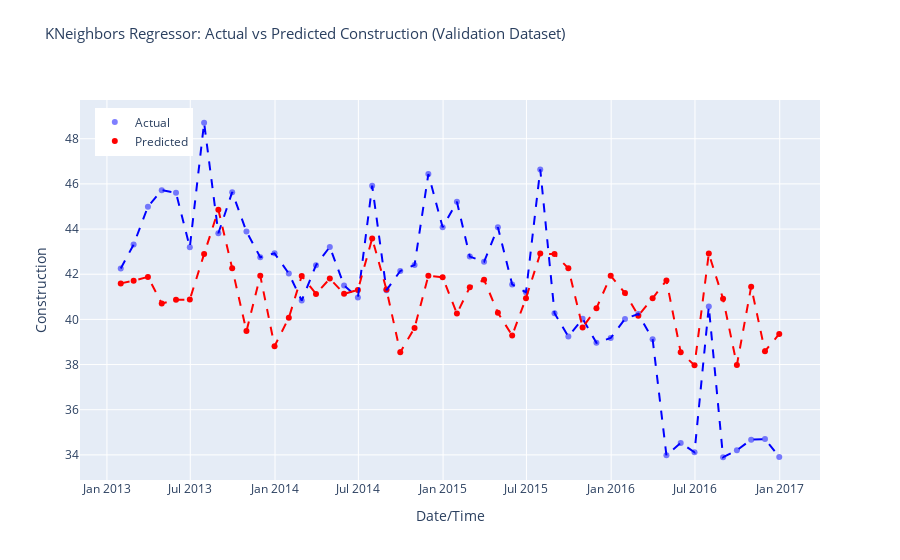

Source (notebook cell):
### Code cell
# Make predictions on the validation data
y_pred = model.predict(X_val_data)

# Calculate evaluation metrics
mse = mean_squared_error(y_val_data, y_pred)
rmse = np.sqrt(mse)
r2 = r2_score(y_val_data, y_pred)

# Print the evaluation metrics
print('Mean Squared Error (MSE):', mse)
print('Root Mean Squared Error (RMSE):', rmse)
print('R-squared (R2):', r2)

# Combine y_test and y_pred into a DataFrame for easier plotting
predictions = pd.DataFrame({'Construction': y_val_data, 'prediction_label': y_pred}, index=X_val_data.index)

# Sort predictions DataFrame by index
predictions.sort_index(inplace=True)

# Create Plotly figure
fig = make_subplots(rows=1, cols=1, shared_xaxes=True, shared_yaxes=True)

# Add scatter plot for actual values
fig.add_trace(go.Scatter(x=predictions.index, y=predictions['Construction'],
                         mode='markers', marker=dict(color='blue', opacity=0.5),
                         name='Actual'), row=1, col=1)

# Add scatter plot for predicted values
fig.add_trace(go.Scatter(x=predictions.index, y=predictions['prediction_label'],
                         mode='markers', marker=dict(color='red'),
                         name='Predicted'), row=1, col=1)

# Add lines for sorted actual values
fig.add_trace(go.Scatter(x=predictions.index, y=predictions['Construction'].sort_index(),
                         mode='lines', line=dict(color='blue', dash='dash'),
                         showlegend=False), row=1, col=1)

# Add lines for sorted predicted values
fig.add_trace(go.Scatter(x=predictions.index, y=predictions['prediction_label'].sort_index(),
                         mode='lines', line=dict(color='red', dash='dash'),
                         showlegend=False), row=1, col=1)

fig.update_layout(title_text='KNeighbors Regressor: Actual vs Predicted Construction (Validation Dataset)',
                  title_font_size=15, title_y=.95,
                  xaxis_title='Date/Time', yaxis_title='Construction',
                  legend=dict(x=0.02, y=0.98),
                  grid=dict(rows=1, columns=1, ygap=0.2))

# Show interactive plot
fig.show()
